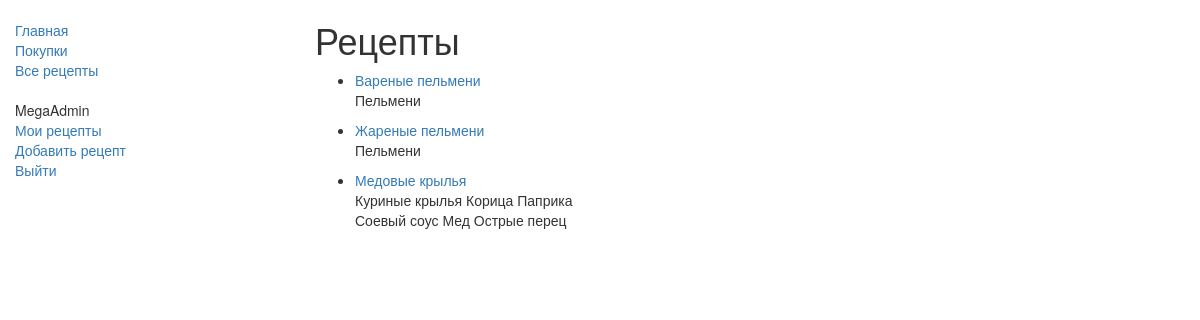
Before: /recepies/myrecepies/ (signed in) with the older database file.
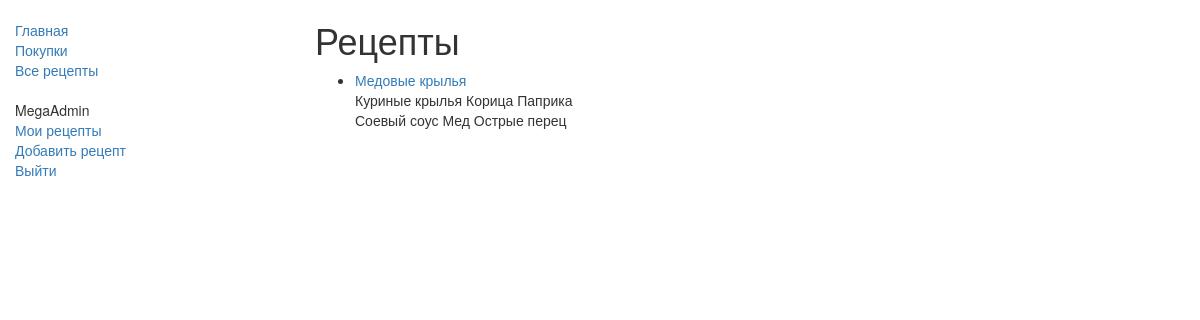
After: the same page with the newer database file.
### Avos_Ka/models.py (models this page shows, shortened)
class Recepie(models.Model):
    title = models.CharField(max_length=200, null=True,)
    recepie_products = models.OneToOneField(ProductList, on_delete=models.SET_NULL, null=True,)
    describe = models.TextField(null=True,)
    author = models.ForeignKey(User, on_delete=models.SET_NULL, null=True, blank=True)
    def get_absolute_url(self):
        return reverse('recepie-detail', args=[str(self.id)])
    def display_title(self):
        return self.title
    def display_recepie_products(self):
        return self.recepie_products.display_product_list()

class ProductList(models.Model):
    title = models.CharField(max_length=200)
    product_list = models.ManyToManyField(Product, through="Amount")
    def display_product_list(self):
        show_list = ''
        for product in self.product_list.all():
            show_list += f"{product.display_name()}\n"
        return show_list

class Product(models.Model):
    name = models.CharField(max_length=200, null=True,)
    measure = models.ForeignKey(Measurment, on_delete=models.CASCADE, null=True)
    def display_name(self):
        return f"{self.name}"

### Recepies/views.py (the view)
class RecepiesByUserListView(LoginRequiredMixin, generic.ListView):
    model = Recepie
    template_name = "./Recepies/recepie_list.html"
    def get_queryset(self):
        return Recepie.objects.filter(author=self.request.user).order_by('title')

### templates/Recepies/recepie_list.html
{% extends "homepage/homepage.html" %}
{% block content %}
    <h1>Рецепты</h1>
    {% if recepie_list %}
    <ul>
      {% for recepie in recepie_list %}
      <li>
        <a href="{{ recepie.get_absolute_url }}">{{ recepie.display_title }}</a>
          <br>
          <p>{{ recepie.display_recepie_products }}</p>
      </li>
      {% endfor %}
    </ul>
    {% else %}
      <p>Здесь пусто, но скоро здесь будет много рецептов!</p>
    {% endif %}
{% endblock %}

Changed rows visible on the page:
no longer on this page (row edited): Recepie: display_title "Вареные пельмени", display_recepie_products "Пельмени"
no longer on this page (row edited): Recepie: display_title "Жареные пельмени", display_recepie_products "Пельмени"
